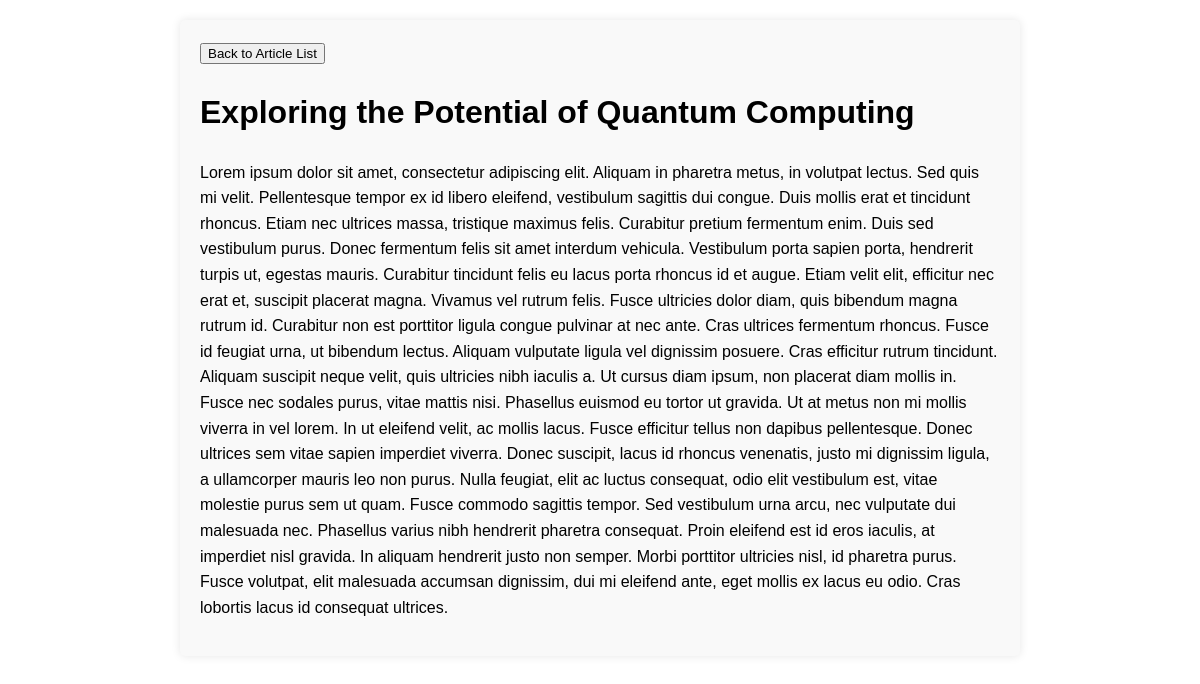
Page /article/exploring-the-potential-of-quantum-computing/ on the committed database.
### myapp/models.py (models this page shows, shortened)
class BlogArticle(models.Model):
    title = models.CharField(max_length=200)
    slug = models.SlugField(unique=True)
    content = models.TextField()
    author = models.ForeignKey(User, on_delete=models.CASCADE)
    publication_datetime = models.DateTimeField()
    is_online = models.BooleanField(default=True)

### myapp/views.py (the view)
# urls.py: path('article/<slug:slug>/', views.ArticleDetailView.as_view(), name='article_detail'),
class ArticleDetailView(DetailView):
    model = BlogArticle
    template_name = 'article_detail.html'
    context_object_name = 'article'

### templates/article_detail.html (shortened to what this page needs)
<!DOCTYPE html>
<html lang="en">
<head>
</head>
<body>
<div class="article-details">
    <a class="back-btn" href="{% url 'article_list' %}">
        <button>Back to Article List</button>
    </a>
    <h1>{{ article.title }}</h1>
    <p>{{ article.content }}</p>
</div>
</body>
</html>

### templates/article_detail.html (style rules this page uses)
body { font-family: Arial, sans-serif; line-height: 1.6; margin: 20px; }
.article-details { max-width: 800px; margin: 0 auto; background-color: #f9f9f9; padding: 20px; border-radius: 5px; box-shadow: 0 0 10px rgba(0, 0, 0, 0.1); }
.back-btn { margin-bottom: 10px; }

### rows in the picture
BlogArticle: title "Exploring the Potential of Quantum Computing", content "Lorem ipsum dolor sit amet, consectetur adipiscing elit. Aliquam in pharetra metus, in volutpat lectus. Sed quis mi velit. Pellentesque tempor ex id libero eleifend, vestibulum sagittis dui congue. Duis mollis erat et tincidunt rhoncus. Etiam nec ultrices massa, tristique maximus felis. Curabitur pretium fermentum enim. Duis sed vestibulum purus. Donec fermentum felis sit amet interdum vehicula. Vestibulum porta sapien porta, hendrerit turpis ut, egestas mauris. Curabitur tincidunt felis eu lacus porta rhoncus id et augue. Etiam velit elit, efficitur nec erat et, suscipit placerat magna. Vivamus vel rutrum felis. Fusce ultricies dolor diam, quis bibendum magna rutrum id. Curabitur non est…"
